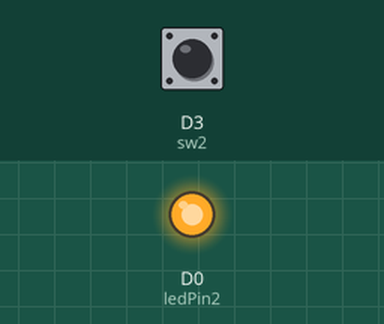
Bench run of a sketch on a simulated ESP8266 (NodeMCU). On the bench: output pins drawn as LEDs (lit = HIGH). Inputs (shaded band) come from the test bench; at power-on: D3 (sw2) HIGH.

Above: at 1.2 s.
1.3 s: D3 (sw2) pulled LOW for 0.15 s
At 1.37 s:
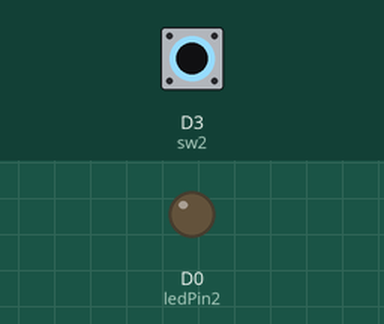
2.9 s: D3 (sw2) pulled LOW for 3.2 s
At 7.2 s:
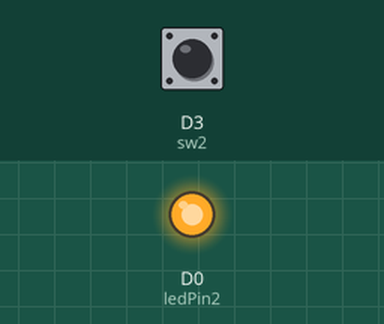
Timing chart, 0 to 8.7 s (numbered marks = the images above; inputs shaded):
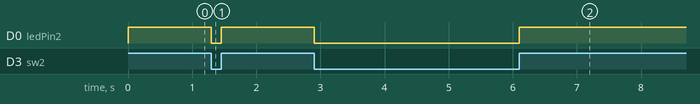

The sketch:

AWIFI-Switch2.ino
```cpp
#define sw2 D3
#define ledPin2 D0
int st_sw2 = 0;

void setup()
{
  pinMode(ledPin2,OUTPUT);
  pinMode(sw2,INPUT);
}

void loop()
{
  st_sw2 = digitalRead(sw2);
  digitalWrite(ledPin2,st_sw2);
}
```

Measured:
- after the input at 1.3 s, D0 (ledPin2): HIGH → LOW at once, → HIGH 0.15 s later
- after the input at 2.9 s, D0 (ledPin2): HIGH → LOW at once, → HIGH 3.2 s later
